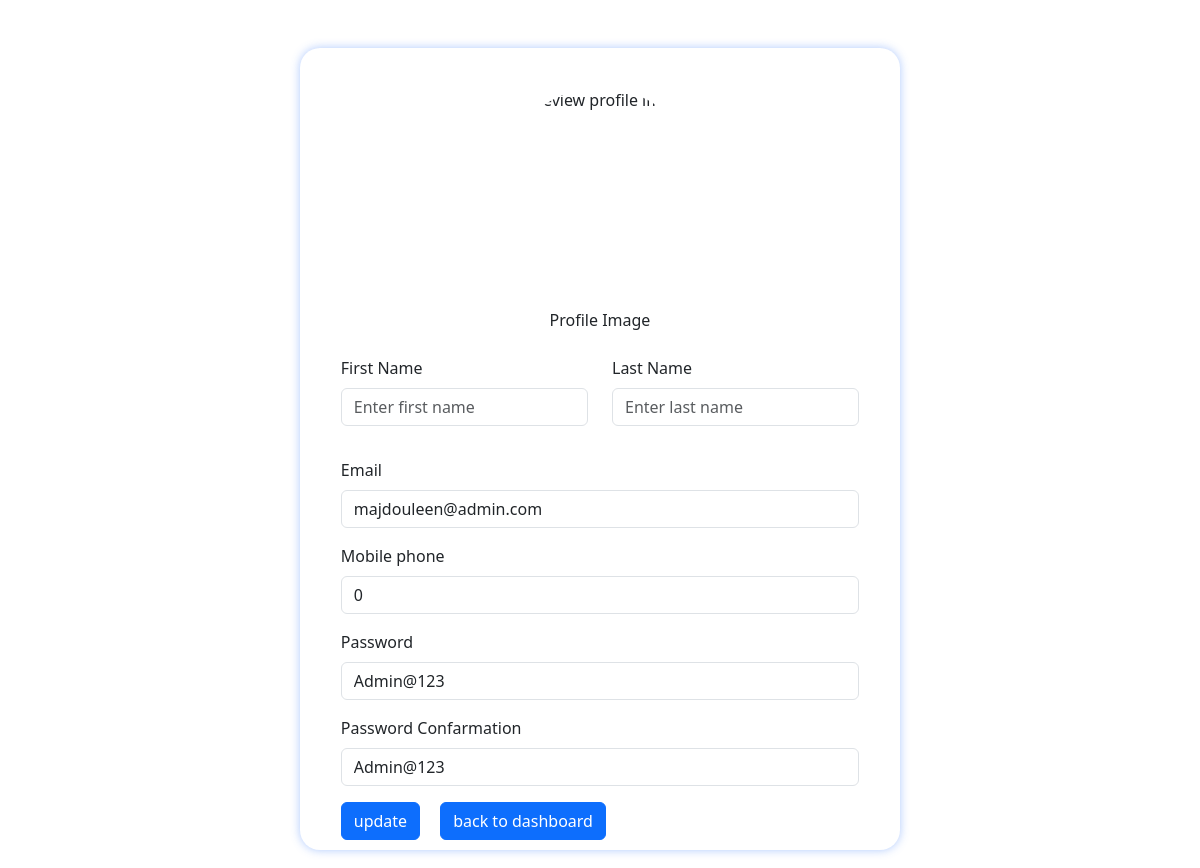
Screenshot of /update_users.php?updateid=1 with the database file from the repository.
### tables this page shows
CREATE TABLE `tb_users` (
  `user_id` int(11) NOT NULL,
  `role_id` int(11) NOT NULL DEFAULT 2,
  `user_fname` varchar(255) NOT NULL,
  `user_lname` varchar(255) NOT NULL,
  `user_email` varchar(255) NOT NULL,
  `user_phone` int(10) NOT NULL,
  `user_img` varchar(255) NOT NULL,
  `user_password` varchar(255) NOT NULL
);

### update_users.php (the view, shortened to what this page needs)
<?php
include('config.php');
$id = $_GET['updateid'];
?>
<!DOCTYPE html>
<html lang="en">
<head>
    <link href="https://cdn.jsdelivr.net/npm/bootstrap@5.3.0-alpha3/dist/css/bootstrap.min.css" rel="stylesheet">
</head>
<body>
    <div class="container my-5">
        <form method="post" enctype="multipart/form-data">
            <?php
            $sql = "SELECT * FROM `tb_users` WHERE user_id = $id ";
            $result = mysqli_query($conn, $sql);
            $row = mysqli_fetch_assoc($result);
            ?>
            <div class="mb-3 text-center">
                <img id="profiledisplay" onclick="triggerClick()" src="<?php echo 'img/' . $row['user_img'] ?>" alt="Preview profile image" style="border-radius: 100px; width: 200px; height: 200px; margin: 20px auto; display: block;">
                <label class="form-label">Profile Image</label>
            </div>
            <div class="row mb-3">
                <div class="col">
                    <label class="form-label">First Name</label>
                    <input type="text" placeholder="Enter first name" class="form-control" name="fname" id="fname" value="<?php echo $row['user_fname']; ?>">
                </div>
                <div class="col">
                    <label class="form-label">Last Name</label>
                    <input type="text" placeholder="Enter last name" class="form-control" name="lname" id="lname" value="<?php echo $row['user_lname']; ?>">
                </div>
            </div>
            <div class="mb-3">
                <label class="form-label">Email</label>
                <input type="text" placeholder="Enter email" class="form-control" name="email" id="email" value="<?php  echo $row['user_email']; ?>">
            </div>
            <div class="mb-3">
                <label class="form-label">Mobile phone</label>
                <input type="text" placeholder="Enter Mobile phone" class="form-control" name="mobile" id="mobile" value="<?php echo $row['user_phone']; ?>">
            </div>
            <div class="mb-3">
                <label class="form-label">Password</label>
                <input type="text" placeholder="Enter Passsword" class="form-control" name="password" id="password" value="<?php echo $row['user_password']; ?>">
            </div>
            <div class="mb-3">
                <label class="form-label">Password Confarmation</label>
                <input type="text" placeholder="Enter Passsword Confarmation" class="form-control" name="cpassword" id="cpassword" value="<?php echo $row['user_password']; ?>">
            </div>
            <div class="buttons">
                <button type="submit" class="btn btn-primary" name="submit"> update</button>
                <button type="submit" class="btn btn-primary" name="back">back to dashboard</button>
            </div>
        </form>
    </div>
</body>
</html>

### update_users.php (style rules this page uses)
.container { display: flex; flex-wrap: wrap; flex-direction: column; gap: 20px; justify-content: center; align-items: center; width: 600px; margin: auto; box-shadow: 0 0 10px #4886fa71; border-radius: 20px; padding-top: 20px; padding-bottom: 10px; }
form { width: 90%; }
.buttons { display: flex; gap: 20px; }

### rows the page displays
tb_users: email "majdouleen@admin.com", mobile "0", password "Admin@123", cpassword "Admin@123"
